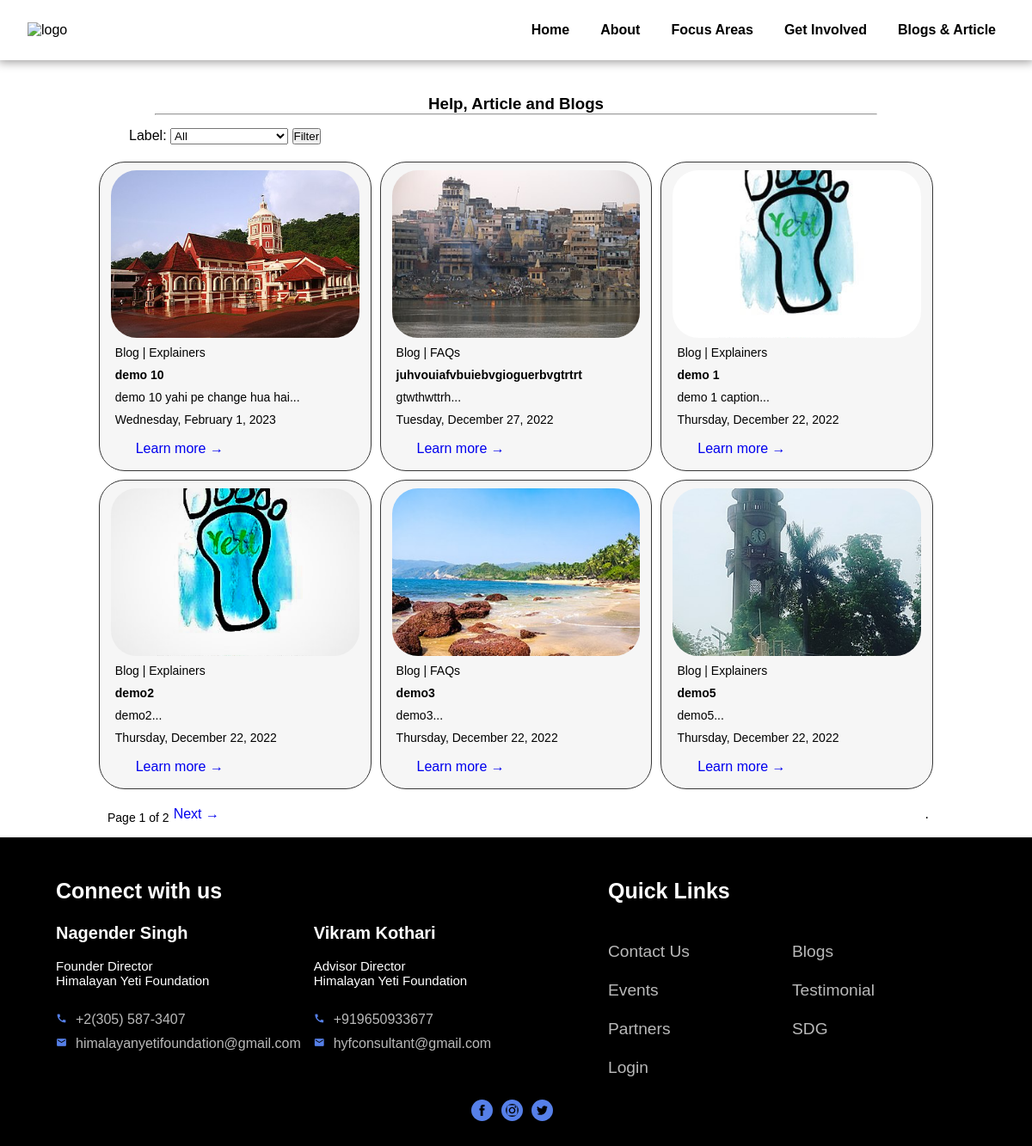
Page /help on the earlier database version.
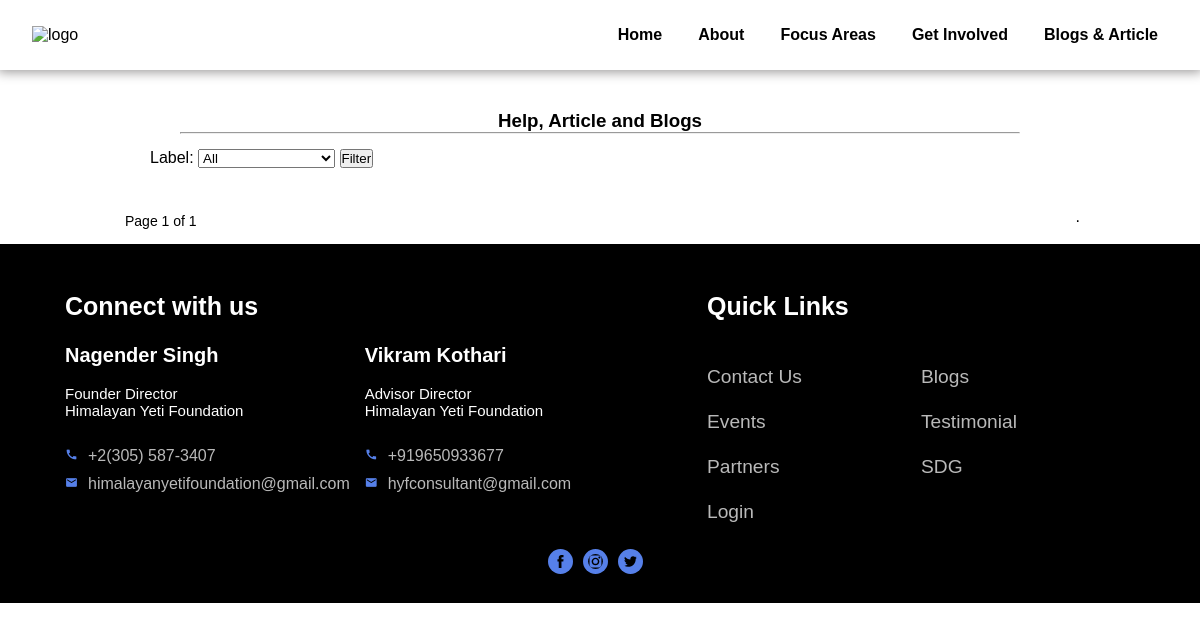
Same page on the later database version.
### mainapp/models.py (models this page shows, shortened)
class article(models.Model):
    bid = models.AutoField(primary_key=True)
    title = models.CharField(max_length=255, null=True)
    headerimage = models.ImageField(null=True, upload_to="images")
    author = models.ForeignKey(User, on_delete=models.CASCADE)
    postdate = models.DateTimeField(editable=False, auto_now=True)
    category = models.ForeignKey(categories, on_delete=models.CASCADE)
    label = models.ForeignKey(label, on_delete=models.CASCADE)
    body = RichTextField(blank=True, null=True)
    snippet = models.CharField(max_length=255)

class categories(models.Model):
    cid = models.AutoField(primary_key=True)
    name = models.CharField(max_length=255)
    def __str__(self):
        return self.name

class label(models.Model):
    lid = models.AutoField(primary_key=True)
    name = models.CharField(max_length=255)
    parentcategory = models.ForeignKey(categories, on_delete=models.CASCADE)
    def __str__(self):
        return f"{self.name}({self.parentcategory})"

### mainapp/views.py (the view)
# urls.py: path('help', views.help, name='help'),
def help(request):
    contex={}
    global labelvalue
    labelvalue = int(request.GET.get('label', labelvalue))
    if labelvalue==0:
        object_list = article.objects.filter(category=5).order_by('-postdate') # category 5 belongs to help/blog
    else:
        object_list = article.objects.filter(label=labelvalue).order_by('-postdate')
    page_num = request.GET.get('page', 1)
    paginator = Paginator(object_list, 6) # 6 article per page
    try:
        page_obj = paginator.page(page_num)
    except PageNotAnInteger:
        page_obj = paginator.page(1)
    except EmptyPage:
        page_obj = paginator.page(paginator.num_pages)
    contex['page_obj']=page_obj
    labellist = label.objects.filter(parentcategory=5) # parentcategory 5 belongs to help
    contex['labellist']=labellist
    contex['labelvalue']=labelvalue
    return render(request, "mainapp/help.html", contex)

### mainapp/templates/mainapp/help.html (shortened to what the changed rows need)
<!DOCTYPE html>
{% load static %}
<html lang="en">
<head>
    <link rel="stylesheet" href="{% static 'css/help.css' %}">
</head>
<body>
    <div class="helpmain">
        <div class="helpcontent">
            {% for article in page_obj %}
            <div class="helpcard">
                <img class="hcardimg" src="{{article.headerimage.url}}" alt="&#128517;">
                <p class="hcardtag">
                    {{article.category}} | {{article.label.name}}
                </p>
                <p class="hcardtitel">
                    {{article.title}}
                </p>
                <p class="hcardsnippet">
                    {{article.snippet|slice:":200"}}...
                </p>
                <p class="hcarddate">
                    {{article.postdate|date:'l, F j, Y' }}
                </p>
                <div class="hcardbuttons">
                    <a href="{% url 'viewarticle' article.bid %}">
                        Learn more &#8594
                    </a>
                </div>
            </div>
            {% endfor %}
        </div>
        <div class="helpbtns">
            <div class="btnset1">
                <p>Page {{ page_obj.number }} of {{ page_obj.paginator.num_pages }}</p>
                {% if page_obj.has_next %}
                <a href="?page={{ page_obj.next_page_number }}">Next &#8594</a>
                {% endif %}
            </div>
        </div>
    </div>
    <section class="section footer">
        <div class="container">
            <div class="row">
                <div class="col-1">
                    <div class="widget">
                        <h2>Connect with us</h2>
                    </div>
                </div>
            </div>
        </div>
    </section>
</body>
</html>

Differences in the rows shown:
removed article: headerimage (picture), category "Blog", label.name "Explainers", title "demo 10", snippet "demo 10 yahi pe change hua hai", postdate "Wednesday, February 1, 2023"
removed article: headerimage (picture), category "Blog", label.name "FAQs", title "juhvouiafvbuiebvgioguerbvgtrtrt", snippet "gtwthwttrh", postdate "Tuesday, December 27, 2022"
removed article: headerimage (picture), category "Blog", label.name "Explainers", title "demo 1", snippet "demo 1 caption", postdate "Thursday, December 22, 2022"
removed article: headerimage (picture), category "Blog", label.name "Explainers", title "demo2", snippet "demo2", postdate "Thursday, December 22, 2022"
removed article: headerimage (picture), category "Blog", label.name "FAQs", title "demo3", snippet "demo3", postdate "Thursday, December 22, 2022"
removed article: headerimage (picture), category "Blog", label.name "Explainers", title "demo5", snippet "demo5", postdate "Thursday, December 22, 2022"
Other differences:
{{ page_obj.paginator.num_pages }}: "2" → "1"
text no longer shown: "Next →"
